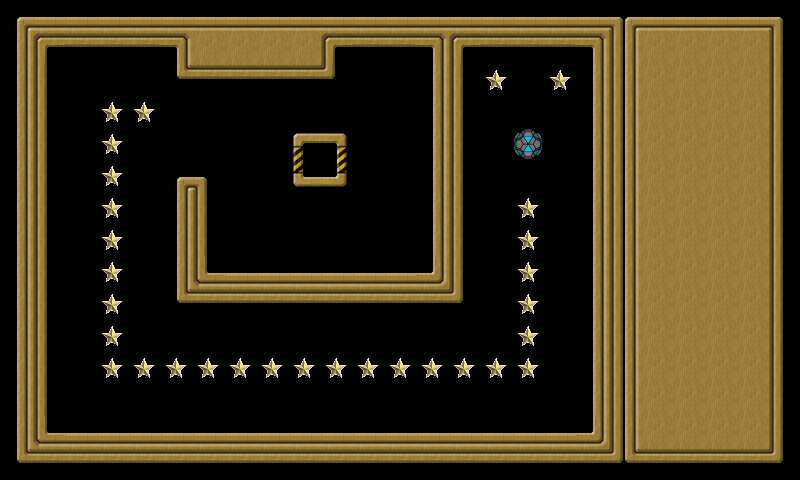

Tiled map render using the project's own tile images. Description and the map definition, with tile-layer contents summarised, below:
An orthogonal 25x15 tile map with 32x32 px tiles, 3 tile layers (background, extra, controlpanel), 3 tilesets and 40 objects (wall001, wall002, wall003, wall004, wall005, ...).

<map version="1.0" orientation="orthogonal" width="25" height="15" tilewidth="32" tileheight="32">
 <tileset firstgid="1" name="tileset" tilewidth="32" tileheight="32">
  <image source="tileset.png" width="160" height="448" />
 </tileset>
 <tileset firstgid="71" name="goodball" tilewidth="32" tileheight="32">
  <image source="goodball.png" width="32" height="32" />
 </tileset>
 <tileset firstgid="72" name="star" tilewidth="32" tileheight="32">
  <image source="star.png" width="32" height="32" />
 </tileset>
 <layer name="background" width="20" height="15">
  <data>[300 cells, 300 non-empty, 19 distinct tile ids]</data>
 </layer>
 <layer name="extra" width="20" height="15">
  <data>[300 cells, 31 non-empty, 2 distinct tile ids]</data>
 </layer>
 <layer name="controlpanel" width="25" height="15">
  <data>[375 cells, 90 non-empty, 9 distinct tile ids]</data>
 </layer>
 <objectgroup name="objects" width="20" height="15">
  <object name="wall001" x="0" y="0" width="592" height="48">
   <properties>
    <property name="objClass" value="wall" />
   </properties>
  </object>
  <object name="wall002" x="48" y="432" width="592" height="48">
   <properties>
    <property name="objClass" value="wall" />
   </properties>
  </object>
  <object name="wall003" x="432" y="48" width="32" height="256">
   <properties>
    <property name="objClass" value="wall" />
   </properties>
  </object>
  <object name="wall004" x="0" y="48" width="48" height="432">
   <properties>
    <property name="objClass" value="wall" />
   </properties>
  </object>
  <object name="wall005" x="592" y="0" width="48" height="432">
   <properties>
    <property name="objClass" value="wall" />
   </properties>
  </object>
  <object name="wall006" x="176" y="48" width="160" height="32">
   <properties>
    <property name="objClass" value="wall" />
   </properties>
  </object>
  <object name="wall007" x="176" y="176" width="32" height="96">
   <properties>
    <property name="objClass" value="wall" />
   </properties>
  </object>
  <object name="wall008" x="176" y="272" width="256" height="32">
   <properties>
    <property name="objClass" value="wall" />
   </properties>
  </object>
  <object name="star001" x="520" y="200" width="16" height="16">
   <properties>
    <property name="objClass" value="star" />
   </properties>
  </object>
  <object name="star002" x="520" y="232" width="16" height="16">
   <properties>
    <property name="objClass" value="star" />
   </properties>
  </object>
  <object name="star003" x="520" y="264" width="16" height="16">
   <properties>
    <property name="objClass" value="star" />
   </properties>
  </object>
  <object name="star004" x="520" y="296" width="16" height="16">
   <properties>
    <property name="objClass" value="star" />
   </properties>
  </object>
  <object name="star005" x="520" y="328" width="16" height="16">
   <properties>
    <property name="objClass" value="star" />
   </properties>
  </object>
  <object name="star006" x="488" y="360" width="16" height="16">
   <properties>
    <property name="objClass" value="star" />
   </properties>
  </object>
  <object name="star007" x="456" y="360" width="16" height="16">
   <properties>
    <property name="objClass" value="star" />
   </properties>
  </object>
  <object name="star008" x="424" y="360" width="16" height="16">
   <properties>
    <property name="objClass" value="star" />
   </properties>
  </object>
  <object name="star009" x="392" y="360" width="16" height="16">
   <properties>
    <property name="objClass" value="star" />
   </properties>
  </object>
  <object name="star010" x="360" y="360" width="16" height="16">
   <properties>
    <property name="objClass" value="star" />
   </properties>
  </object>
  <object name="star011" x="328" y="360" width="16" height="16">
   <properties>
    <property name="objClass" value="star" />
   </properties>
  </object>
  <object name="star012" x="296" y="360" width="16" height="16">
   <properties>
    <property name="objClass" value="star" />
   </properties>
  </object>
  <object name="star013" x="264" y="360" width="16" height="16">
   <properties>
    <property name="objClass" value="star" />
   </properties>
  </object>
  <object name="star014" x="232" y="360" width="16" height="16">
   <properties>
    <property name="objClass" value="star" />
   </properties>
  </object>
  <object name="star015" x="200" y="360" width="16" height="16">
   <properties>
    <property name="objClass" value="star" />
   </properties>
  </object>
  <object name="star016" x="168" y="360" width="16" height="16">
   <properties>
    <property name="objClass" value="star" />
   </properties>
  </object>
  <object name="star017" x="136" y="360" width="16" height="16">
   <properties>
    <property name="objClass" value="star" />
   </properties>
  </object>
  <object name="star018" x="104" y="328" width="16" height="16">
   <properties>
    <property name="objClass" value="star" />
   </properties>
  </object>
  <object name="star019" x="104" y="296" width="16" height="16">
   <properties>
    <property name="objClass" value="star" />
   </properties>
  </object>
  <object name="star020" x="104" y="264" width="16" height="16">
   <properties>
    <property name="objClass" value="star" />
   </properties>
  </object>
  <object name="star021" x="104" y="232" width="16" height="16">
   <properties>
    <property name="objClass" value="star" />
   </properties>
  </object>
  <object name="star022" x="104" y="200" width="16" height="16">
   <properties>
    <property name="objClass" value="star" />
   </properties>
  </object>
  <object name="star023" x="104" y="168" width="16" height="16">
   <properties>
    <property name="objClass" value="star" />
   </properties>
  </object>
  <object name="star024" x="104" y="136" width="16" height="16">
   <properties>
    <property name="objClass" value="star" />
   </properties>
  </object>
  <object name="star025" x="104" y="104" width="16" height="16">
   <properties>
    <property name="objClass" value="star" />
   </properties>
  </object>
  <object name="star026" x="136" y="104" width="16" height="16">
   <properties>
    <property name="objClass" value="star" />
   </properties>
  </object>
  <object name="star027" x="104" y="360" width="16" height="16">
   <properties>
    <property name="objClass" value="star" />
   </properties>
  </object>
  <object name="star028" x="520" y="360" width="16" height="16">
   <properties>
    <property name="objClass" value="star" />
   </properties>
  </object>
  <object name="star029" x="488" y="72" width="16" height="16">
   <properties>
    <property name="objClass" value="star" />
   </properties>
  </object>
  <object name="star030" x="552" y="72" width="16" height="16">
   <properties>
    <property name="objClass" value="star" />
   </properties>
  </object>
  <object name="goal001" x="312" y="152" width="16" height="16">
   <properties>
    <property name="objClass" value="goal" />
   </properties>
   <ellipse />
  </object>
  <object name="goodball001" x="514" y="130" width="29" height="29">
   <properties>
    <property name="objClass" value="goodball" />
   </properties>
   <ellipse />
  </object>
 </objectgroup>
</map>
